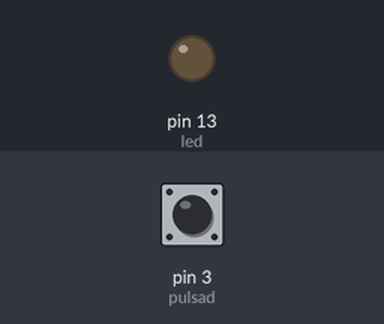
Simulated run of this sketch. Board: Arduino Uno, built with avr-gcc and run on an emulated ATmega328P. Shown: output pins drawn as LEDs (lit = HIGH). Inputs (shaded band) come from the test bench; at power-on: pin 3 (pulsad) LOW. The modem accepts every AT command (registered, SIM ready, sends succeed) and sends nothing else.

Above: at 1.2 s.
1.3 s: pin 3 (pulsad) pulled HIGH for 0.15 s
At 2.4 s:
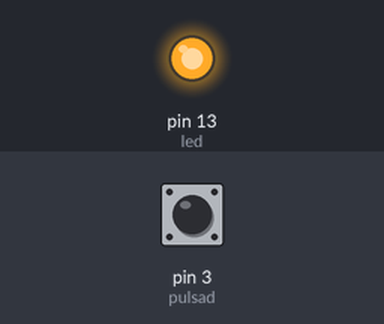
Timing chart, 0 to 12.8 s (numbered marks = the images above; inputs shaded):
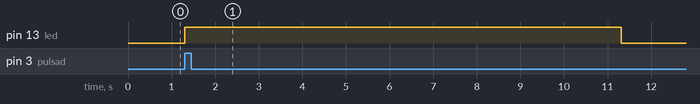

The sketch:

Llama_mediante_pulsador.ino
```cpp
#include <SoftwareSerial.h> //Incluir Libreria SoftwareSerial

SoftwareSerial MOD_SIM800L(8, 9); // pines del arduino uno D8 y D9  (TX, RX Del Módulo SIM800l)

int pulsad=3;
int led=13;

void setup(){
  Serial.begin(9600);
  MOD_SIM800L.begin(9600);
  pinMode(led,OUTPUT);
  pinMode(pulsad,INPUT);
}

void loop(){

 if(digitalRead(pulsad)) {
   digitalWrite(led,1);
   MOD_SIM800L.println("ATD+543484687704;");
   delay(10000);
   digitalWrite(led,0);
   MOD_SIM800L.println("ATH");
   delay(1000);
 }

} //fin Loop
```

Measured:
- after the input at 1.3 s, pin 13 (led): LOW → HIGH at once, → LOW 10.0 s later
